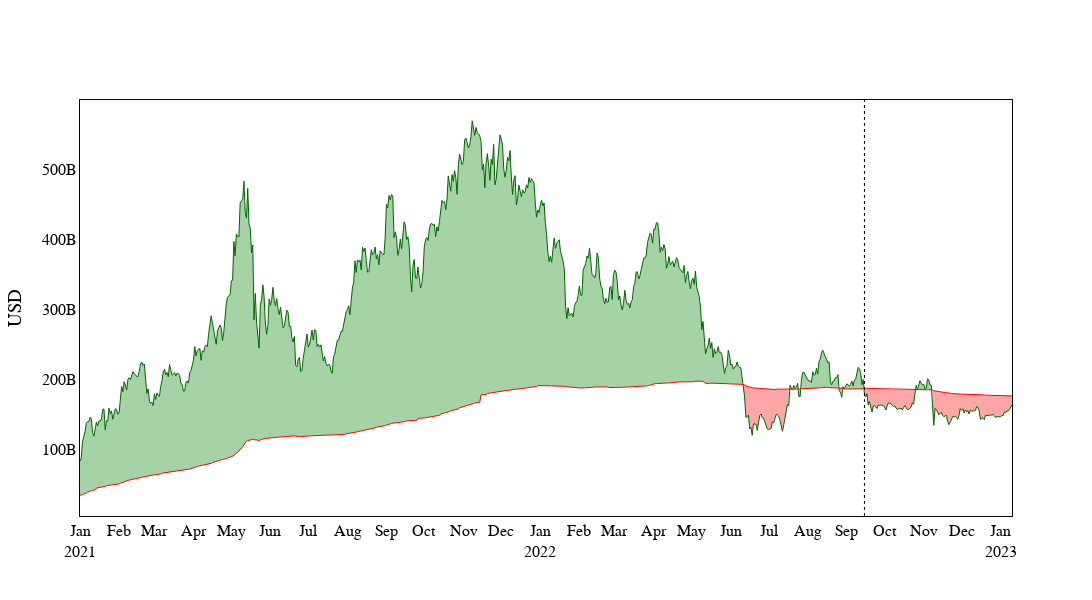

Notebook source saved alongside this figure:
### Code cell
fig = make_subplots(rows=1, cols=1)

fig['layout'].update(height=600, width=1200, 
                    title='',
                    showlegend=False,
                    font=dict(family='Times New Roman', size=16))

for df in dfs:
    fig.add_traces(go.Scatter(x=df.index, y = df['market_cap'],
                              mode='lines',
                              line = dict(color='rgba(0,0,0,0)')))
    
    fig.add_traces(go.Scatter(x=df.index, y = df['r_market_cap'],
                              mode='lines',                              
                              line = dict(color='rgba(0,0,0,0)'),
                              fill='tonexty', 
                              fillcolor = fillcol(df['label'].iloc[0])))

fig.add_traces(go.Scatter(x=eth_data.index, y = eth_data['market_cap'],
                          line = dict(color = 'rgba(0,100,0,1)', width=1)))

fig.add_traces(go.Scatter(x=eth_data.index, y = eth_data['r_market_cap'],
                          line = dict(color = 'rgba(255,0,0,1)', width=1)))

# fig.add_trace(go.Scatter(
#     x=eth_data.index, 
#     y=eth_data['market_cap'], 
#     fill=None,
#     mode='lines',
#     line=dict(width=0.5, color='rgb(255, 0, 0)')))
# fig.add_trace(go.Scatter(
#     x=eth_data.index, 
#     y=eth_data['r_market_cap'],
#     fill='tonexty', # fill area between trace0 and trace1
#     fillcolor='rgba(128, 128, 128,0.4)',
#     mode='lines', 
#     line=dict(width=0.5, color='rgb(0, 0, 255)')))

fig.add_vline(x='2022-09-15', 
                line_dash='dot',
                line_color='black',
                line_width=1)

fig['layout']['yaxis'].update(title='USD',
                              showticklabels=True)
fig['layout']['xaxis'].update(title='',
                                dtick='M1',
                                tickformat='%b\n%Y',
                                showticklabels=True,
                                range=['2021-01-01','2023-01-10'])

fig.update_xaxes(showline=True, linewidth=1, linecolor='black', mirror=True, showgrid=False)
fig.update_yaxes(showline=True, linewidth=1, linecolor='black', mirror=True, showgrid=False)

fig.update_layout({'plot_bgcolor': 'rgba(0,0,0,0)',
                'paper_bgcolor': 'rgba(0,0,0,0)'},
                font_color='black')

fig.show()
fig.write_image('./image/cap_diff.pdf')
